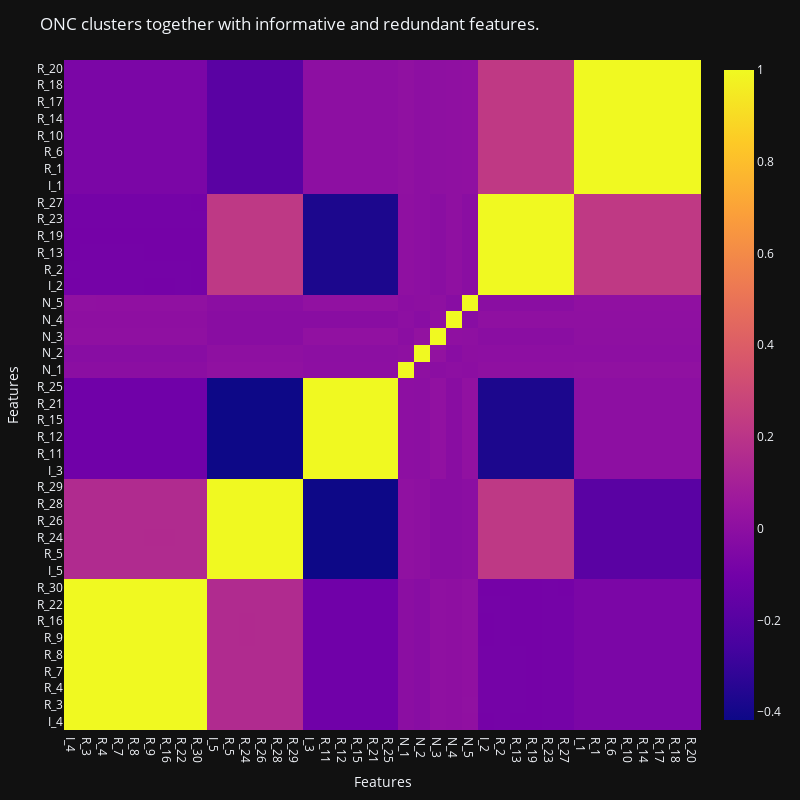

Here is the notebook cell this chart was saved with:
### Markdown cell above
# Plot Results

### Code cell
columnsSorted = names(X)[indexSorted]

templates.default = "plotly_dark";
PlotlyJS.templates

toSavePlot = plot(
    heatmap(z=correlationSorted, x=columnsSorted, y=columnsSorted),
    Layout(
        title="ONC clusters together with informative and redundant features.",
        xaxis_title="Features",
        yaxis_title="Features",
        height=800, width=800
    )
)

### Figure 1 — Plotly figure (JSON) as saved in the notebook; plotly's stock layout.template omitted (floating-point values rounded to 4 significant figures; data arrays with more than 128 entries replaced by an {"elided": "..."} marker saying what was removed)
{"data": [{"transpose": true, "type": "heatmap", "x": ["I_4", "R_3", "R_4", "R_7", "R_8", "R_9", "R_16", "R_22", "R_30", "I_5", "R_5", "R_24", "R_26", "R_28", "R_29", "I_3", "R_11", "R_12", "R_15", "R_21", "R_25", "N_1", "N_2", "N_3", "N_4", "N_5", "I_2", "R_2", "R_13", "R_19", "R_23", "R_27", "I_1", "R_1", "R_6", "R_10", "R_14", "R_17", "R_18", "R_20"], "y": ["I_4", "R_3", "R_4", "R_7", "R_8", "R_9", "R_16", "R_22", "R_30", "I_5", "R_5", "R_24", "R_26", "R_28", "R_29", "I_3", "R_11", "R_12", "R_15", "R_21", "R_25", "N_1", "N_2", "N_3", "N_4", "N_5", "I_2", "R_2", "R_13", "R_19", "R_23", "R_27", "I_1", "R_1", "R_6", "R_10", "R_14", "R_17", "R_18", "R_20"], "z": {"elided": "40x40 float values"}}], "layout": {"height": 800, "margin": {"b": 50, "l": 50, "r": 50, "t": 60}, "title": "ONC clusters together with informative and redundant features.", "width": 800, "xaxis": {"title": {"text": "Features"}}, "yaxis": {"title": {"text": "Features"}}}}
